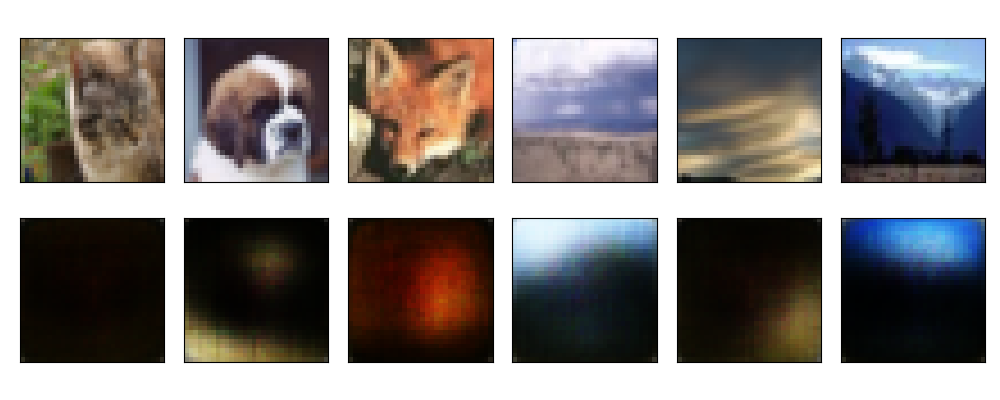

Source code (Python):
import numpy as np
from torch.utils.data import Dataset
from torch.utils.data import DataLoader
import random
import torch
import torch.nn as nn
from torch import optim
import os
from sklearn.decomposition import KernelPCA
from sklearn.manifold import TSNE
from sklearn.cluster import MiniBatchKMeans
import sys
# os.environ["CUDA_VISIBLE_DEVICES"] = '2'

def same_seeds(seed):
    torch.manual_seed(seed)
    if torch.cuda.is_available():
        torch.cuda.manual_seed(seed)
        torch.cuda.manual_seed_all(seed)  # if you are using multi-GPU.
    np.random.seed(seed)  # Numpy module.
    random.seed(seed)  # Python random module.
    torch.backends.cudnn.benchmark = False
    torch.backends.cudnn.deterministic = True

def preprocess(image_list):
    image_list = np.array(image_list)
    image_list = np.transpose(image_list, (0, 3, 1, 2)) # (-1, 32, 32, 3) to (-1, 3, 32, 32)
    image_list = (image_list / 255.0) * 2 - 1   # Normalize to (-1, 1)
    image_list = image_list.astype(np.float32)
    return image_list

class Image_Dataset(Dataset):
    def __init__(self, image_list):
        self.image_list = image_list
    def __len__(self):
        return len(self.image_list)
    def __getitem__(self, idx):
        images = self.image_list[idx]
        return images

class AE(nn.Module):
    def __init__(self):
        super(AE, self).__init__()
        
        self.encoder = nn.Sequential(
            nn.Conv2d(3, 64, 3, stride=1, padding=1),
            nn.ReLU(True),
            nn.MaxPool2d(2),
            nn.Conv2d(64, 128, 3, stride=1, padding=1),
            nn.ReLU(True),
            nn.MaxPool2d(2),
            nn.Conv2d(128, 256, 3, stride=1, padding=1),
            nn.ReLU(True),
            nn.MaxPool2d(2),
            nn.Conv2d(256, 512, 3, stride=1, padding=1),
            nn.ReLU(True),
            nn.MaxPool2d(2),         
        )

        self.fc = nn.Sequential(
            nn.Linear(512*2*2, 512),
            nn.Dropout(0.5),
            nn.ReLU(True),
            # nn.Linear(512, 256),
            # nn.Dropout(0.5),
            # nn.ReLU(True),
        )

        self.defc = nn.Sequential(
            # nn.Linear(256, 1024),
            # nn.Dropout(0.5),
            # nn.ReLU(True),
            nn.Linear(512, 512*2*2),
            nn.Dropout(0.5),
            nn.ReLU(True),
        )
 
        self.decoder = nn.Sequential(
            nn.ConvTranspose2d(512, 256, 3, stride=1),
            nn.ReLU(True),
            nn.ConvTranspose2d(256, 128, 5, stride=1),
            nn.ReLU(True),
            nn.ConvTranspose2d(128, 64, 9, stride=1),
            nn.ReLU(True),
            nn.ConvTranspose2d(64, 3, 17, stride=1),
            nn.Sigmoid()
        )

    def forward(self, x):
        x1 = self.encoder(x)
        x1 = self.fc(x1.view(x1.size()[0], -1))
        x = self.defc(x1)
        x  = self.decoder(x.view(x1.size()[0], 512, 2, 2))
        # x = self.decoder(x1)
        return x1, x

def inference(X, model, batch_size=256):
    X = preprocess(X)
    dataset = Image_Dataset(X)
    dataloader = DataLoader(dataset, batch_size=batch_size, shuffle=False)
    latents = []
    for i, x in enumerate(dataloader):
        x = torch.FloatTensor(x)
        vec, img = model(x.cuda())
        if i == 0:
            latents = vec.view(img.size()[0], -1).cpu().detach().numpy()
        else:
            latents = np.concatenate((latents, vec.view(img.size()[0], -1).cpu().detach().numpy()), axis = 0)
    print('Latents Shape:', latents.shape)
    return latents

def predict(latents):
    # First Dimension Reduction
    # transformer = KernelPCA(n_components=128, kernel='rbf', random_state = 0, n_jobs=-1)
    # kpca = transformer.fit_transform(latents)
    # print('First Reduction Shape:', kpca.shape)

    # # Second Dimesnion Reduction
    X_embedded = TSNE(n_components=2, random_state = 0, n_jobs = -1).fit_transform(latents)
    print('Second Reduction Shape:', X_embedded.shape)

    # Clustering
    pred = MiniBatchKMeans(n_clusters=2, random_state=0).fit(X_embedded)
    pred = [int(i) for i in pred.labels_]
    pred = np.array(pred)
    return pred, X_embedded

def invert(pred):
    return np.abs(1-pred)

def save_prediction(pred, out_csv='prediction.csv'):
    with open(out_csv, 'w') as f:
        f.write('id,label\n')
        for i, p in enumerate(pred):
            f.write(f'{i},{p}\n')
    print(f'Save prediction to {out_csv}.')

# directories
train_dir = '/tmp2/b06902069/trainX.npy'
checkpoint_dir = sys.argv[1]
# pre_path = sys.argv[3]

# fix random
same_seeds(0)

# load model
model = AE().cuda()
model.load_state_dict(torch.load(checkpoint_dir))
model.eval()

# 準備 data
trainX = np.load(train_dir)

# 預測答案
# latents = inference(X=trainX, model=model)
# pred, X_embedded = predict(latents)

import matplotlib.pyplot as plt

# 畫出原圖
plt.figure(figsize=(10,4))
indexes = [1,2,3,6,7,9]
imgs = trainX[indexes,]
for i, img in enumerate(imgs):
    plt.subplot(2, 6, i+1, xticks=[], yticks=[])
    plt.imshow(img)
trainX_preprocessed = preprocess(trainX)
dataset = Image_Dataset(trainX_preprocessed[indexes,])
dataloader = DataLoader(dataset, batch_size=8, shuffle=False)
# 畫出 reconstruct 的圖
# inp = torch.Tensor(trainX_preprocessed[indexes,]).cuda()
for x in dataloader:
    latents, recs = model(x.cuda())
# print(recs[recs<0])
recs = recs.cpu().detach().numpy()
recs = recs.transpose(0, 2, 3, 1)
for i, img in enumerate(recs):
    plt.subplot(2, 6, 6+i+1, xticks=[], yticks=[])
    plt.imshow(img)
  
plt.tight_layout()
plt.savefig('Q2.png')